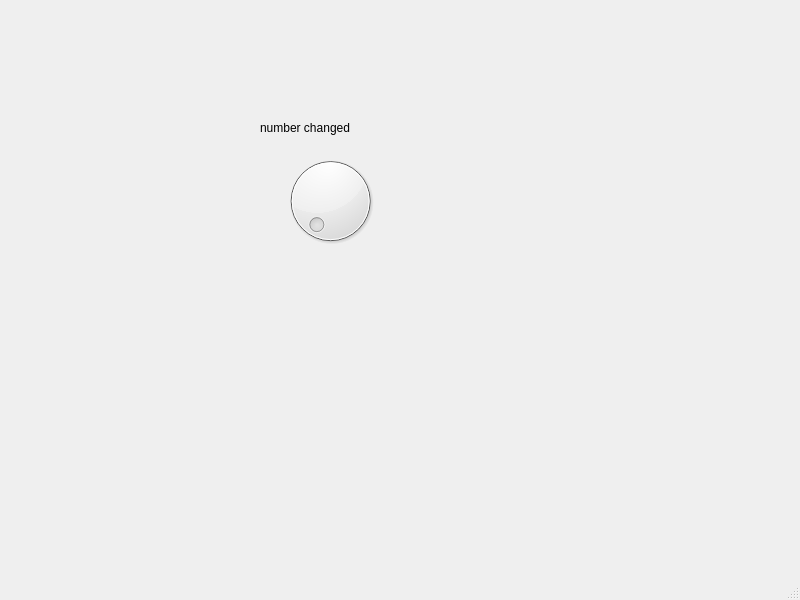
<?xml version="1.0" encoding="UTF-8"?>
<ui version="4.0">
 <class>MainWindow</class>
 <widget class="QMainWindow" name="MainWindow">
  <property name="geometry">
   <rect>
    <x>0</x>
    <y>0</y>
    <width>800</width>
    <height>600</height>
   </rect>
  </property>
  <property name="windowTitle">
   <string>MainWindow</string>
  </property>
  <widget class="QWidget" name="centralwidget">
   <widget class="QWidget" name="">
    <property name="geometry">
     <rect>
      <x>260</x>
      <y>110</y>
      <width>141</width>
      <height>141</height>
     </rect>
    </property>
    <layout class="QVBoxLayout" name="verticalLayout">
     <item>
      <widget class="QLabel" name="label">
       <property name="text">
        <string>number changed</string>
       </property>
      </widget>
     </item>
     <item>
      <widget class="QDial" name="dial"/>
     </item>
    </layout>
   </widget>
  </widget>
  <widget class="QMenuBar" name="menubar">
   <property name="geometry">
    <rect>
     <x>0</x>
     <y>0</y>
     <width>800</width>
     <height>22</height>
    </rect>
   </property>
  </widget>
  <widget class="QStatusBar" name="statusbar"/>
 </widget>
 <resources/>
 <connections/>
</ui>
